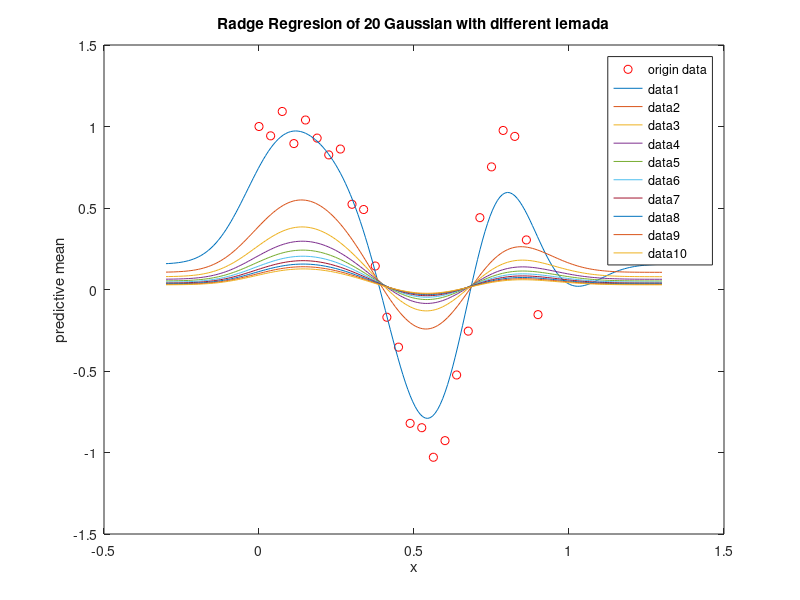

MATLAB code to generate this figure:
clear all
clc
close all
%% create the data
N = 25;
X = reshape(linspace(0,0.9,N),[N,1]);
Y = cos(10*X.^2) + 0.1 * sin(100*X);

%% Radge Regression of Gaussian
%syntax: y = gaussmf(x,[scale mean])
%sigma(scale)=0.1, 20 means belong to [0,1]. lemada = sigma^2/b^2
I = eye(21);
scale = 0.1;
lemada = linspace(1,100,10);% 0.1 overfitting 1 fine  10 underfitting
gauss = ones(25,21);
mean = linspace(0,1,20);
omega = zeros(21,10);
for i = 1:20
    gauss(:,i+1) = gaussmf(X,[scale mean(1,i)]);
end
for j = 1:10
    omega(:,j) = inv(gauss' * gauss + 2 * lemada(1,j) * I) * (gauss' * Y);
end

%% plot part
x = reshape(linspace(-0.3,1.3,200),[200,1]);
Gauss = ones(200,21);
for k = 1:20
    Gauss(:,k+1) = gaussmf(x,[scale mean(1,k)]);
end
figure
plot(X,Y,'ro')
legend('origin data')
hold on
for n = 1:10
    y = Gauss * omega(:,n);
    plot(x,y)
%    legend('lemada = %f',lemada(1,n))
end
%legend('Original Data','Order = 1', 'Order = 11')
%axis([-0.3 1.3 -1.5 2.0])
title('Radge Regresion of 20 Gaussian with different lemada')
xlabel('x')
ylabel('predictive mean')
